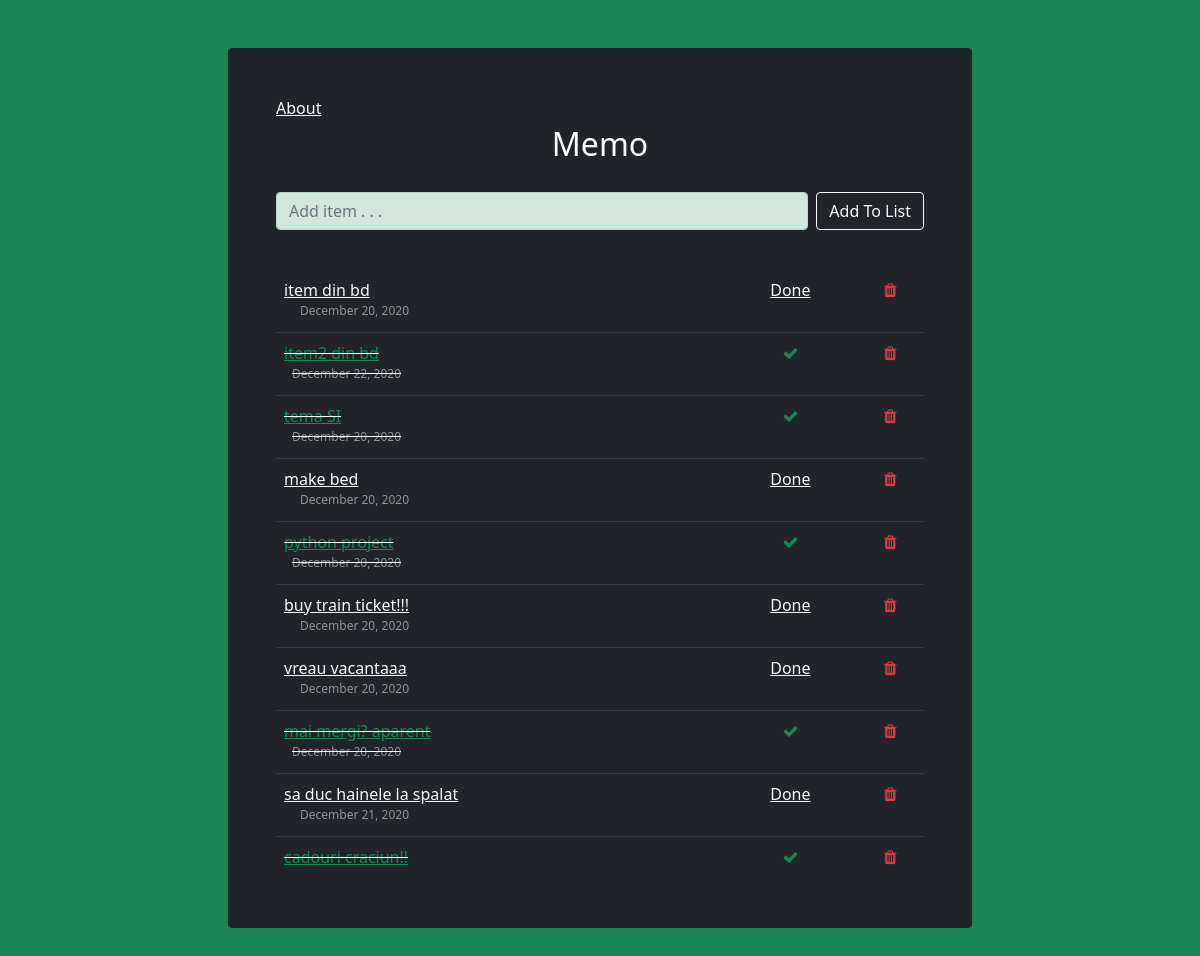
Screenshot of /memo/ with the database file from the repository.
### memo_list/models.py (models this page shows, shortened)
class List(models.Model):
    item = models.CharField(max_length=200)
    completed = models.BooleanField(default=False)
    date_posted = models.DateTimeField(default=timezone.now)

### memo_list/views.py (the view)
# urls.py: path('', views.addItem, name="addItem"),
def addItem(request):
    if request.method == 'POST':
        form_items = ListForm(request.POST or None)
        if form_items.is_valid():
            form_items.save()
            allItems_list = List.objects.all
            messages.success(request,('Item has been added to memo list!'))
            return render(request, 'home.html', {'allItems_list': allItems_list})
    else:
        allItems_list = List.objects.all
        return render(request, 'home.html', {'allItems_list': allItems_list})

### memo_list/templates/home.html (shortened to what this page needs)
{% extends 'base.html' %}
{% block content %}
    <div class="container col-sm-8 mt-5 bg-dark p-5 rounded overflow-auto">
        <a class="link-light" href="{% url 'aboutPage' %}" >About</a>
        <p class="text-center text-white fs-2">Memo</p>
        <form class="d-flex flex-row h-50 mt-4" method="POST">
            <div class="input-group mb-3">
                <input class="form-control alert-success rounded" type="text" placeholder="Add item . . ." aria-label="item" name="item">
                <button class="btn btn-outline-light ms-2 rounded" type="submit">Add To List</button>
            </div>
        </form>
        <br/>
        <div class="scrollArea">
        {% if allItems_list %}
            <table class="table table-dark table-responsive-sm">
            {% for item in allItems_list %}
                {% if item.completed %}
                    <tr>
                        <td class="done"><a class="link-success" href="{% url 'editItem' item.id %}" data-bs-toggle="tooltip" title="Wrong item? Edit it!">{{ item.item }}</a>
                            <p class="font-size ms-2 mb-1 text-white-50">{{item.date_posted|date:"F d, Y"}}</p></td>
                        <td style="height: 2%"><center><a class="link-success" href="{% url 'markAsIncomplete' item.id %}" data-bs-toggle="tooltip" title="Have you changed your mind? Mark item as incomplete!"><i class="fa fa-check"></i></a></center></td>
                        <td><center><a class="link-danger" href="{% url 'deleteItem' item.id %}" data-bs-toggle="tooltip" data-bs-placement="right" title="No more item needed? Delete it from list!"><i class="fa fa-trash" ></i></a></center></td>
                    </tr>
                {% else %}
                    <tr>
                        <td class=""><a class="link-light" href="{% url 'editItem' item.id %}" data-bs-toggle="tooltip" title="Wrong item? Edit it!">{{ item.item }}</a>
                        <p class="font-size ms-3 mb-1 text-white-50">{{item.date_posted|date:"F d, Y"}}</p></td>
                        <td><center><a class="link-light" href="{% url 'markAsComplete' item.id %}" data-bs-toggle="tooltip" title="Is the item complete? Mark it as done!">Done</a></center></td>
                        <td><center><a class="link-danger" href="{% url 'deleteItem' item.id %}" data-bs-toggle="tooltip" title="No more item needed? Delete it from list!"><i class="fa fa-trash" ></i></a></center></td>
                    </tr>
                {% endif %}
            {% endfor %}
            </table>
        {% endif %}
        </div>
    </div>
{% endblock %}

### memo_list/templates/base.html (shortened to what this page needs)
<!doctype html>
{% load static %}
<html lang="en">
  <head>
    <link href="https://cdn.jsdelivr.net/npm/bootstrap@5.0.0-beta1/dist/css/bootstrap.min.css" rel="stylesheet">
    <link href="{% static 'css/css_app.css' %}" rel="stylesheet" >
    <link rel="stylesheet" href="https://cdnjs.cloudflare.com/ajax/libs/font-awesome/4.7.0/css/font-awesome.min.css">
  </head>
  <body class="bg-success">
      <div class="container">
        {% block content %}
        {% endblock %}
      </div>
  </body>
</html>

### static/css/css_app.css (style rules this page uses)
.done { text-decoration: line-through; }
.font-size { font-size: 12px; }
.scrollArea { overflow-y: scroll; height:600px; margin-bottom: 10px; }

### rows the page displays
List: item "item din bd", date_posted "December 20, 2020"
List: item "item2 din bd", date_posted "December 22, 2020"
List: item "tema SI", date_posted "December 20, 2020"
List: item "make bed", date_posted "December 20, 2020"
List: item "python project", date_posted "December 20, 2020"
List: item "buy train ticket!!!", date_posted "December 20, 2020"
List: item "vreau vacantaaa", date_posted "December 20, 2020"
List: item "mai mergi? aparent", date_posted "December 20, 2020"
List: item "sa duc hainele la spalat", date_posted "December 21, 2020"
List: item "cadouri craciun!!"
